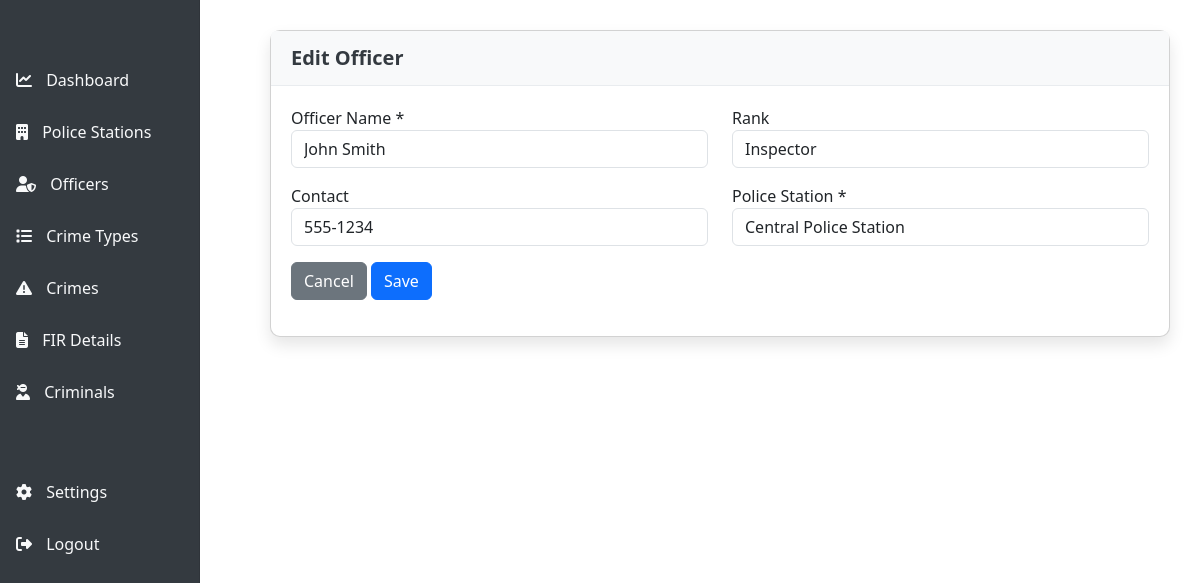
The app's page /officers/edit/1/ (signed in) with its own data.
### crime_management/models.py (models this page shows, shortened)
class Officer(models.Model):
    officer_id = models.AutoField(primary_key=True)
    name = models.CharField(max_length=100)
    off_rank = models.CharField(max_length=50, null=True, blank=True)
    contact = models.CharField(max_length=20, null=True, blank=True)
    station = models.ForeignKey(PoliceStation, on_delete=models.CASCADE)

class PoliceStation(models.Model):
    station_id = models.AutoField(primary_key=True)
    name = models.CharField(max_length=100)
    contact_person = models.CharField(max_length=100, null=True, blank=True)
    status = models.CharField(max_length=50, null=True, blank=True)
    area_id = models.CharField(max_length=50, null=True, blank=True)
    address = models.CharField(max_length=255, null=True, blank=True)
    def __str__(self):
        return str(self.name)

### crime_management/views.py (the view)
# urls.py: path('officers/edit/<int:officer_id>/', views.edit_officer, name='edit_officer'),
@login_required
def edit_officer(request, officer_id):
    officer = get_object_or_404(Officer, officer_id=officer_id)
    if request.method == 'POST':
        form = OfficerForm(request.POST, instance=officer)
        if form.is_valid():
            form.save()
            return redirect('officers')
    else:
        form = OfficerForm(instance=officer)
    return render(request, 'form_templates/officer_form.html', {
        'form': form,
        'title': 'Edit Officer'
    })

### crime_management/forms.py
class OfficerForm(forms.ModelForm):
    class Meta:
        model = Officer
        fields = ['name', 'off_rank', 'contact', 'station']
        widgets = {
            'name': forms.TextInput(attrs={'class': 'form-control'}),
            'off_rank': forms.TextInput(attrs={'class': 'form-control'}),
            'contact': forms.TextInput(attrs={'class': 'form-control'}),
            'station': forms.Select(attrs={'class': 'form-control'}),
        }

### crime_management/templates/form_templates/officer_form.html (shortened to what this page needs)
{% extends 'base.html' %}
{% block content %}
<div class="card">
    <div class="card-header">
        <h5>{{ title }}</h5>
    </div>
    <div class="card-body">
        <form method="post">
            <div class="row">
                <div class="col-md-6">
                    <div class="form-group mb-3">
                        <label for="{{ form.name.id_for_label }}">Officer Name *</label>
                        {{ form.name }}
                    </div>
                </div>
                <div class="col-md-6">
                    <div class="form-group mb-3">
                        <label for="{{ form.off_rank.id_for_label }}">Rank</label>
                        {{ form.off_rank }}
                    </div>
                </div>
            </div>
            <div class="row">
                <div class="col-md-6">
                    <div class="form-group mb-3">
                        <label for="{{ form.contact.id_for_label }}">Contact</label>
                        {{ form.contact }}
                    </div>
                </div>
                <div class="col-md-6">
                    <div class="form-group mb-3">
                        <label for="{{ form.station.id_for_label }}">Police Station *</label>
                        {{ form.station }}
                    </div>
                </div>
            </div>
            <div class="form-group mb-3">
                <a href="{% url 'officers' %}" class="btn btn-secondary">Cancel</a>
                <button type="submit" class="btn btn-primary">Save</button>
            </div>
        </form>
    </div>
</div>
{% endblock %}

### crime_management/templates/base.html (style rules this page uses)
.card { border-radius: 10px; box-shadow: 0 0.5rem 1rem rgba(0, 0, 0, 0.1); margin-bottom: 30px; }
.card-header { background-color: #f8f9fa; border-bottom: 1px solid #e9ecef; padding: 15px 20px; border-radius: 10px 10px 0 0; }
.card-header h5 { margin-bottom: 0; color: #343a40; font-weight: 600; }
.card-body { padding: 20px; }

### records on screen
Officer: name "John Smith", off_rank "Inspector", contact "555-1234"
PoliceStation: station "Central Police Station"

### other values on screen
{{ title }} "Edit Officer"
